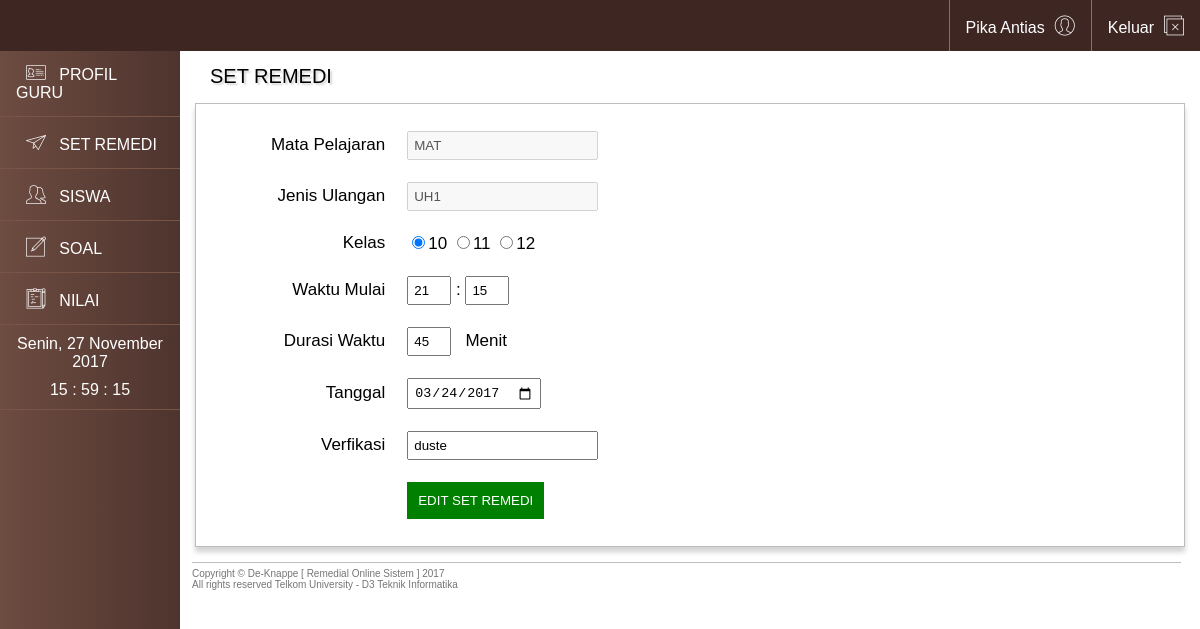
The page /page_guru/set_remedi/edit_set_remedi.php?id_set_remedi=10 (signed in) on the database its author committed.
### tables this page shows
CREATE TABLE `guru` (
  `id_guru` int(20) NOT NULL,
  `password` varchar(35) NOT NULL,
  `nama_guru` varchar(30) NOT NULL,
  `alamat_guru` varchar(30) NOT NULL,
  `gender_guru` varchar(30) NOT NULL,
  `telp_guru` varchar(16) NOT NULL,
  `email_guru` varchar(30) NOT NULL,
  `id_mapel` varchar(3) NOT NULL,
  `foto_guru` varchar(100) NOT NULL
);

CREATE TABLE `set_remedi` (
  `id_set_remedi` int(255) NOT NULL,
  `kode_remedi` varchar(25) NOT NULL,
  `id_mapel` varchar(3) NOT NULL,
  `id_remedi` varchar(4) NOT NULL,
  `kelas` int(3) NOT NULL,
  `jam_mulai` int(4) NOT NULL,
  `menit_mulai` int(4) NOT NULL,
  `durasi` int(4) NOT NULL,
  `tanggal` date NOT NULL
);

### page_guru/body_part/query_body.php (called while the page is built)
<?php
    $sql = "SELECT * from guru join mapel on guru.id_mapel = mapel.id_mapel where id_guru='$cek'";
    $qry = $conn->query($sql);
    $data = $qry->fetch_array();
?>

### page_guru/set_remedi/edit_set_remedi.php (the view, shortened to what this page needs)
<?php
		include ('../../php/connect.php');
		$cek=$_SESSION['user'];
		include ('../body_part/query_body.php');
		$ambil = $_GET['id_set_remedi'];
		if (isset($_SESSION['user']) && isset($_SESSION['pass'])) {
?>
<!DOCTYPE html>
<html>
	<head>
		<link rel="stylesheet" type="text/css" href="../../css/template.css">
		<link rel="stylesheet" type="text/css" href="../../css/set_remed.css">
		<link rel="stylesheet" type="text/css" href="../../css/font/flaticon.css">
	</head>
	<body>
		<header>
			<ul class="navbar">
			  <li><a href="../../php/logout_guru.php">Keluar<i class="flaticon-close"></i></a></li>
			  <li><a href="../profil_guru.php"><?php echo $data['nama_guru']; ?><i class="flaticon-user-3"></i></a></li>
			</ul>
		</header>
		<?php require_once('../body_part/sidebar_edit.php') ?>
		<div class="content">
			<div class="isijudul">
			SET REMEDI
			</div>
			<div class="isi">
				<div class="yeezy">
					<form action="" method="POST">
						<table class="form">
						<?php
							$sql_remedi = "select * from set_remedi where id_set_remedi = '$ambil'";
							$query_remedi = $conn->query($sql_remedi);
							$r_remedi = $query_remedi->fetch_array();
						?>
							<tr>
								<td><span>Mata Pelajaran</span></td>
								<td><input type="text" name="matapelajaran" value="<?php echo $r_remedi['id_mapel'] ?>"  disabled></td>
							</tr>
							<tr>
								<td><span>Jenis Ulangan</span></td>
								<td><input type="text" name="remedi" value="<?php echo $r_remedi['id_remedi'] ?>" disabled></td>
							</tr>
							<tr>
								<td><span>Kelas</span></td>
								<td>
									<input type="radio" name="kelas" value="10" checked>10
									<input type="radio" name="kelas" value="11">11
									<input type="radio" name="kelas" value="12">12
								</td>
							</tr>
							<tr>
								<td><span>Waktu Mulai</span></td>
								<td class="jams"><input type="text" name="jam" value="<?php echo $r_remedi['jam_mulai'] ?>" > : <input type="text" name="menit" value="<?php echo $r_remedi['menit_mulai'] ?>"></td>
							</tr>
							<tr>
								<td><span>Durasi Waktu</span></td>
								<td class="jams"><input type="text" name="durasi" value="<?php echo $r_remedi['durasi'] ?>"> &nbsp Menit</td>
							</tr>
							<tr>
								<td><span>Tanggal</span></td>
								<td><input type="date" name="tanggal" value="<?php echo $r_remedi['tanggal'] ?>"></td>
							</tr>
							<tr>
								<td><span>Verfikasi</span></td>
								<td><input type="text" name="verifikasi" required value="<?php echo $r_remedi['kode_remedi'] ?>"></td>
							</tr>
							<tr>
								<td></td>
								<td><input type = "submit" name="oke" value="EDIT SET REMEDI">
								</td>
							</tr>
						</table>
					</form>
				</div>
			</div>
		</div>
		<footer>
			<div class="footer">
			Copyright &copy; De-Knappe [ Remedial Online Sistem ] 2017<br>
			All rights reserved Telkom University - D3 Teknik Informatika<br>
			</div>
		</footer>
	</body>
</html>
<?php
}
	else
	{
  		header("location: ../../login_guru.php");
	}
?>

### css/template.css (style rules this page uses)
body { margin: 0px; font-family: Arial, Helvetica, sans-serif; }
header { position: fixed; z-index: 2; }
a { color: white; }
ul.navbar { list-style-type: none; margin: 0; padding: 0; overflow: hidden; background-color: #3E2723; position: fixed; width: 100%; }
ul.navbar li { float: right; border-left: 1px solid #8D6E63; }
li a { display: block; text-align: left; padding: 14px 16px; text-decoration: none; }
div.content { margin-left: 15%; padding: 15px; height: 100%; }
div.content div.isijudul { padding: 15px 15px; font-size: 20px; text-shadow: 2px 2px 2px lightgrey; }
.footer { color: #757575; font-size: 10px; border-top: 1px solid #BDBDBD; padding: 5px 5px 12px 0px ; bottom: 0; position: relative; display: block; width: 82%; margin-left: 16%; }
.isi { border: 1px solid #BDBDBD; height: 100%; padding: 15px; box-shadow: 0px 5px 5px 0px lightgrey; }
td { padding: 10px; }
table { margin-left: 3%; position: inline; }

### css/set_remed.css (style rules this page uses)
table.form { margin-left: 5%; }
table.form tr td span { float: right; }
table.form tr td { font-size: 17px; }
table.form tr td input[type=text], input[type=date], select { padding: 5px; }
td.jams input[type=text] { width: 30px; padding: 5px; }
table.form tr td input[type=submit] { padding: 10px; background: green; color: white; border: 1px solid green; }

### rows shown on the page
guru: nama_guru "Pika Antias"
set_remedi: matapelajaran "MAT", remedi "UH1", jam "21", menit "15", durasi "45", tanggal "03/24/2017", verifikasi "duste"
